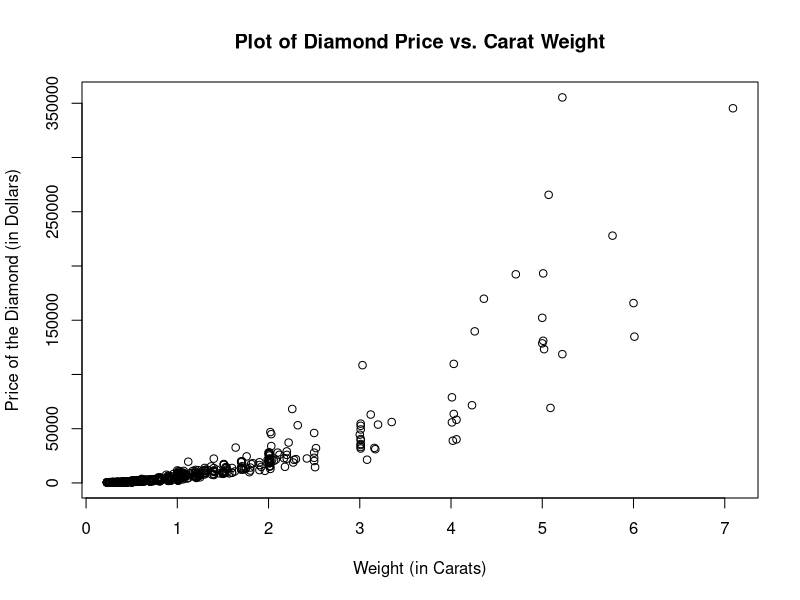
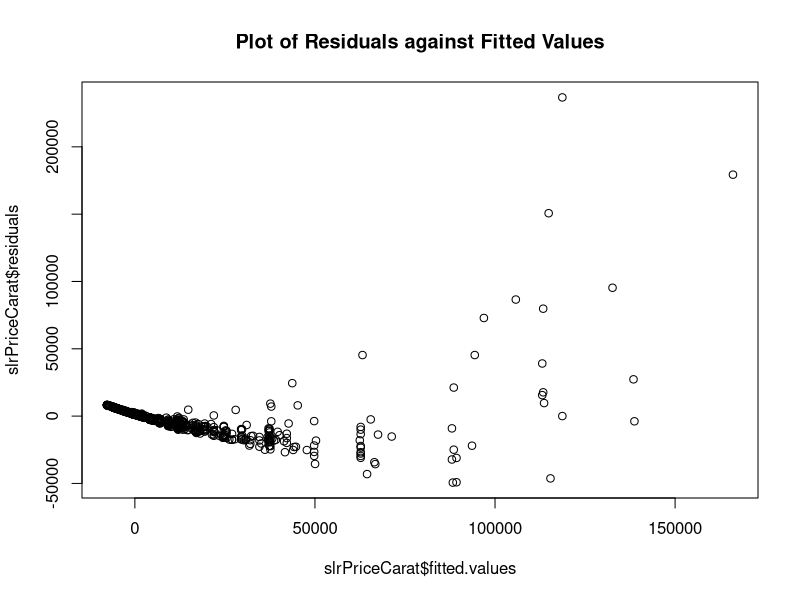

Source code (R) for these figures, in order: (Note: this script raises an error after producing the figures.)
####################################################################################################################################
# Stat 6021 Project 1
####################################################################################################################################
# Add library for boxcox plots
library(MASS)

data<- read.csv(file = 'diamonds4.csv', header=TRUE)
attach(data)
names(data)

plot(carat, price, xlab="Weight (in Carats)", ylab="Price of the Diamond (in Dollars)", main="Plot of Diamond Price vs. Carat Weight")

####################################################################################################################################
# SLR price ~ carat 
####################################################################################################################################

slrPriceCarat<-lm(price~carat)
summary(slrPriceCarat)

# Output:
# Call:
# lm(formula = price ~ carat)

# Residuals:
#  Min     1Q Median     3Q    Max 
# -49375  -5048   1867   4965 236711 

# Coefficients:
#               Estimate Std. Error t value Pr(>|t|)    
# (Intercept)  -13550.9      559.7  -24.21   <2e-16 ***
#  carat        25333.9      494.4   51.24   <2e-16 ***
  ---
#  Signif. codes:  0 ‘***’ 0.001 ‘**’ 0.01 ‘*’ 0.05 ‘.’ 0.1 ‘ ’ 1

# Residual standard error: 13560 on 1212 degrees of freedom
# Multiple R-squared:  0.6842,	Adjusted R-squared:  0.6839 
# F-statistic:  2625 on 1 and 1212 DF,  p-value: < 2.2e-16
  
plot(slrPriceCarat$fitted.values,slrPriceCarat$residuals, main="Plot of Residuals against Fitted Values")
abline(h=0,col="red")

acf(slrPriceCarat$residuals, main="ACF of Residuals")

qqnorm(slrPriceCarat$residuals)
qqline(slrPriceCarat$residuals, col="red")

boxcox(slrPriceCarat, lambda = seq(0, .5, 0.2))

####################################################################################################################################
# SLR log(price) ~ carat 
####################################################################################################################################

price_log<-log(price)
slrPriceCarat.log_price<-lm(price_log~carat)
summary(slrPriceCarat.log_price)

# Output
# Call:
# lm(formula = price_log ~ carat)

# Residuals:
#   Min      1Q  Median      3Q     Max 
# -4.0128 -0.4350  0.0067  0.4139  1.8178 

# Coefficients:
#   Estimate Std. Error t value Pr(>|t|)    
# (Intercept)  6.43235    0.02490  258.37   <2e-16 ***
#   carat        1.45739    0.02199   66.27   <2e-16 ***

#  Signif. codes:  0 ‘***’ 0.001 ‘**’ 0.01 ‘*’ 0.05 ‘.’ 0.1 ‘ ’ 1

# Residual standard error: 0.6032 on 1212 degrees of freedom
# Multiple R-squared:  0.7837,	Adjusted R-squared:  0.7835 
# F-statistic:  4392 on 1 and 1212 DF,  p-value: < 2.2e-16

# Observations:
# R-squared value improved

plot(slrPriceCarat.log_price$fitted.values,slrPriceCarat.log_price$residuals, main="Plot of Residuals against Fitted Values")
abline(h=0,col="red")

acf(slrPriceCarat.log_price$residuals, main="ACF of Residuals")

qqnorm(slrPriceCarat.log_price$residuals)
qqline(slrPriceCarat.log_price$residuals, col="red")


boxcox(slrPriceCarat.log_price, lambda = seq(-2, 10, .2))

####################################################################################################################################
# SLR log(price) ~ log(carat) 
####################################################################################################################################

carat_log<-log(carat)
slrPriceCarat.log_price_carat<-lm(price_log~carat_log)
summary(slrPriceCarat.log_price_carat)

# Output:
# Call:
# lm(formula = price_log ~ carat_log)

# Residuals:
#  Min       1Q   Median       3Q      Max 
# -0.96394 -0.17231 -0.00252  0.14742  1.14095 

# Coefficients:
#               Estimate Std. Error t value   Pr(>|t|)    
# (Intercept)   8.521208   0.009734   875.4   <2e-16 ***
#   carat_log   1.944020   0.012166   159.8   <2e-16 ***

#  Signif. codes:  0 ‘***’ 0.001 ‘**’ 0.01 ‘*’ 0.05 ‘.’ 0.1 ‘ ’ 1

# Residual standard error: 0.2761 on 1212 degrees of freedom
# Multiple R-squared:  0.9547,	Adjusted R-squared:  0.9546 
# F-statistic: 2.553e+04 on 1 and 1212 DF,  p-value: < 2.2e-16

# Observations:
# R-squared value improved quite a bit

plot(carat_log, price_log, xlab="Log(Weight (in Carats))", ylab="Log(Price of the Diamond (in Dollars))", main="Plot of Log(Diamond Price) vs. Log(Carat Weight)")

plot(slrPriceCarat.log_price_carat$fitted.values,slrPriceCarat.log_price_carat$residuals, main="Plot of Residuals against Fitted Values")
abline(h=0,col="red")

acf(slrPriceCarat.log_price_carat$residuals, main="ACF of Residuals")

qqnorm(slrPriceCarat.log_price_carat$residuals)
qqline(slrPriceCarat.log_price_carat$residuals, col="red")

boxcox(slrPriceCarat.log_price_carat, lambda = seq(-0.5, 1.5, .2))



